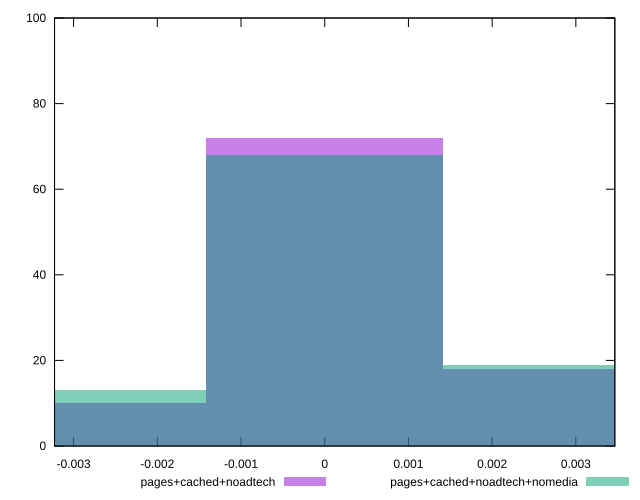

Here is the gnuplot script that generated this plot:
reset

$pagesCachedNoadtech <<EOF
0.0028265807017994376 18
0 72
-0.0028265807017994376 10
EOF

$pagesCachedNoadtechNomedia <<EOF
0 68
-0.0028265807017994376 13
0.0028265807017994376 19
EOF

set key outside below
set boxwidth 0.0028265807017994376
set xrange [-0.00322768740515231:0.0034656110941730374]
set yrange [0:100]
set trange [0:100]
set style fill transparent solid 0.5 noborder
set terminal svg size 640, 500 enhanced background rgb 'white'
set output "report_00015_2021-02-09T16-11-33.973Z/meta/pScore-difference/comparison/histogram/2_vs_3.svg"

plot $pagesCachedNoadtech title "pages+cached+noadtech" with boxes, \
     $pagesCachedNoadtechNomedia title "pages+cached+noadtech+nomedia" with boxes

reset
